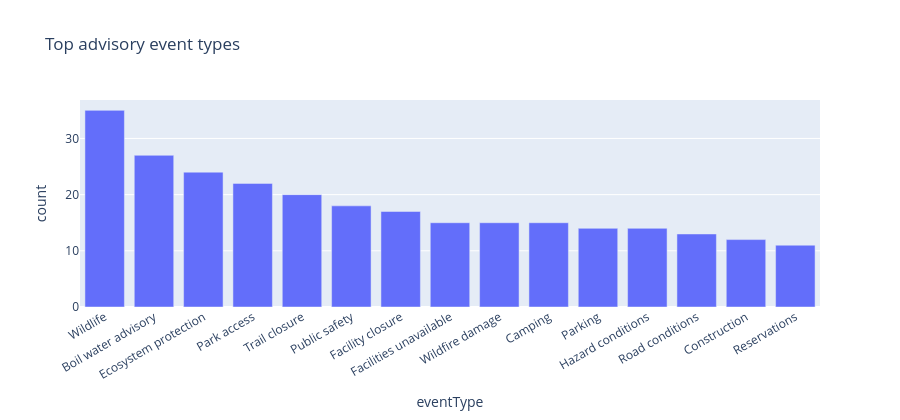

The notebook cell this image was saved under:
### Markdown cell above
## 3. Advisories — types, urgency, and how long they last

### Code cell
adv = advisories.copy()
for col in ['advisoryDate', 'effectiveDate', 'endDate', 'expiryDate', 'updatedDate']:
    if col in adv.columns:
        adv[col] = pd.to_datetime(adv[col], errors='coerce', utc=True)

adv['duration_days'] = (adv['endDate'] - adv['effectiveDate']).dt.total_seconds() / 86400

by_event = adv['eventType.eventType'].value_counts().reset_index()
by_event.columns = ['eventType', 'count']
fig = px.bar(by_event.head(15), x='eventType', y='count', title='Top advisory event types')
fig.update_layout(xaxis_tickangle=-30, height=420)
fig.show()

print('By urgency:')
print(adv['urgency.urgency'].value_counts(dropna=False))
print('\nBy status:')
print(adv['advisoryStatus.advisoryStatus'].value_counts(dropna=False))

### Figure 1 — Plotly figure (JSON) as saved in the notebook; plotly's stock layout.template omitted (floating-point values rounded to 4 significant figures)
{"data": [{"alignmentgroup": "True", "hovertemplate": "eventType=%{x}<br>count=%{y}<extra></extra>", "legendgroup": "", "marker": {"color": "#636efa", "pattern": {"shape": ""}}, "name": "", "offsetgroup": "", "orientation": "v", "showlegend": false, "textposition": "auto", "type": "bar", "x": ["Wildlife", "Boil water advisory", "Ecosystem protection", "Park access", "Trail closure", "Public safety", "Facility closure", "Facilities unavailable", "Wildfire damage", "Camping", "Parking", "Hazard conditions", "Road conditions", "Construction", "Reservations"], "xaxis": "x", "y": [35, 27, 24, 22, 20, 18, 17, 15, 15, 15, 14, 14, 13, 12, 11], "yaxis": "y"}], "layout": {"barmode": "relative", "height": 420, "legend": {"tracegroupgap": 0}, "title": {"text": "Top advisory event types"}, "xaxis": {"anchor": "y", "domain": [0.0, 1.0], "tickangle": -30, "title": {"text": "eventType"}}, "yaxis": {"anchor": "x", "domain": [0.0, 1.0], "title": {"text": "count"}}}}
